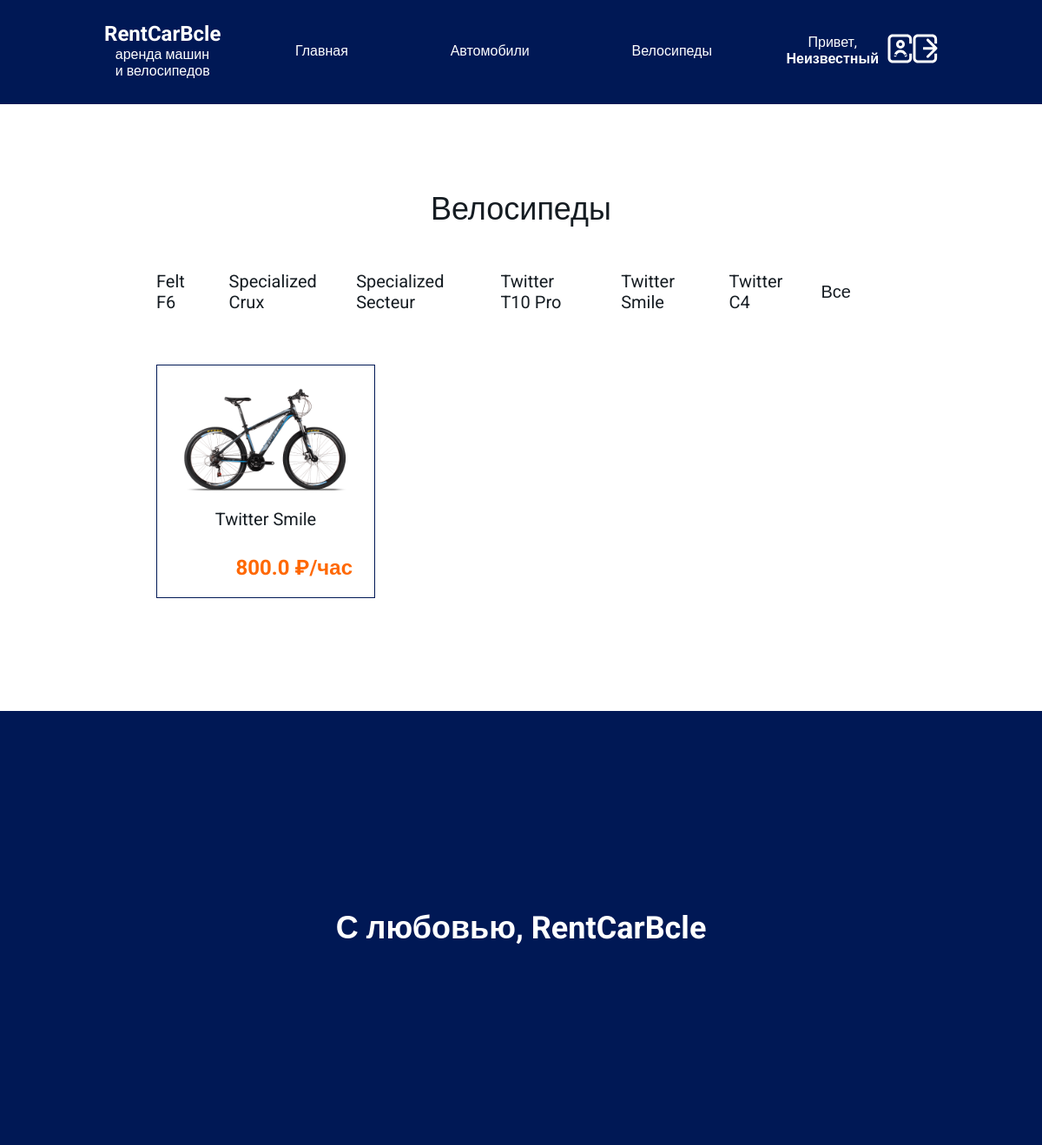
The page /bicycles/stamps/2/ on the database its author committed.
### Bicycles/models.py (models this page shows)
class Marks(models.Model):
    id = models.AutoField(primary_key=True)
    mark = models.CharField(max_length=20, db_index=True, verbose_name='Марка')
    model = models.CharField(max_length=20, db_index=True, verbose_name='Модель')
    def __str__(self):
        return self.mark + ' ' + self.model
    class Meta:
        verbose_name_plural = 'Марки и модели'
        verbose_name = 'Марка и модель'
        ordering = ['mark']

class Bsles(models.Model):
    id = models.AutoField(primary_key=True)
    stamp = models.ForeignKey('Marks', null=True, on_delete=models.PROTECT, verbose_name='Марка - Модель')
    type = models.ForeignKey('Type', null=True, on_delete=models.PROTECT, verbose_name='Тип')
    frame = models.ForeignKey('Frame', null=True, on_delete=models.PROTECT, verbose_name='Рама')
    wheels = models.ForeignKey('Wheels', null=True, on_delete=models.PROTECT, verbose_name='Колеса')
    description = models.TextField(null=True, blank=True, verbose_name='Описание')
    weight = models.FloatField(null=True, blank=True, verbose_name='Вес')
    price = models.FloatField(null=True, blank=True, verbose_name='Цена')
    reservation = models.BooleanField(null=False, blank=True, verbose_name='Резерв')
    image = models.ImageField(upload_to='images/', null=True)
    class Meta:
        verbose_name_plural = 'Велосипеды'
        verbose_name = 'Велосипед'
        ordering = ['stamp']

### Bicycles/views.py (the view)
# urls.py: path('stamps/<int:stamp_id>/', filter_by_stamp, name='filter_by_stamp'),
def filter_by_stamp(request, stamp_id):
    Bicycle = Bsles.objects.filter(stamp=stamp_id)
    stamps = Marks.objects.all()
    context = {'Bicycles': Bicycle, 'stamps': stamps}
    return render(request, 'Bicycles/by_stamps.html', context)

### Bicycles/templates/Bicycles/by_stamps.html
{% extends "layout/base.html" %}
{% load static %}
{% block style %}
    <link rel="stylesheet" href="{% static '/css/animate.css' %}">
{% endblock %}
{% block main %}
    <div class="products">
        <p class="products__title">Велосипеды</p>
        <div class="filters">
            <ul class="filter">
                {% for T in stamps %}
                    <li class="filter__item"><a href="{% url 'filter_by_stamp' T.pk %}"> {{ T.mark }} {{ T.model }}</a></li>
                {% endfor %}
                <li class="filter__item"><a href="{% url 'bicycles' %}"> Все </a></li>
            </ul>
        </div>
            <div class="products-cont">
                {% for bicycle in Bicycles%}
                    <div class="product wow fadeInUp">
                        {% if bicycle.image %}
                            <img src="{{bicycle.image.url}}" alt="{{bicycle.stamp}}" class="product__img">
                        {% endif %}
                        <p class="product__title">{{bicycle.stamp}}</p>
                        <p class="product__price">{{bicycle.price}} &#8381;/час</p>
                    </div>
                {% endfor %}
            </div>
    </div>
{% endblock %}

### static/css/style.css (style rules this page uses)
* { margin: 0; padding: 0; -webkit-box-sizing: border-box; box-sizing: border-box; font-family: 'Roboto', sans-serif; color: #151C22; }
ul { list-style: none; padding: 0; }
p { margin: 0; }
a { text-decoration: none; }
.main .products { padding: 100px 15%; display: -webkit-box; display: -ms-flexbox; display: flex; -webkit-box-orient: vertical; -webkit-box-direction: normal; -ms-flex-direction: column; flex-direction: column; -webkit-box-align: center; -ms-flex-align: center; align-items: center; }
.main .products__title { font-size: 36px; margin-bottom: 50px; }
.main .products .filters { display: -webkit-box; display: -ms-flexbox; display: flex; -webkit-box-orient: vertical; -webkit-box-direction: normal; -ms-flex-direction: column; flex-direction: column; -webkit-box-align: center; -ms-flex-align: center; align-items: center; width: 100%; margin-bottom: 30px; }
.main .products .filters .filter { display: -webkit-box; display: -ms-flexbox; display: flex; -webkit-box-align: center; -ms-flex-align: center; align-items: center; -webkit-box-pack: center; -ms-flex-pack: center; justify-content: center; width: 100%; margin-bottom: 30px; }
.main .products .filters .filter__item { margin-right: 40px; font-size: 20px; cursor: pointer; }
.main .products .filters .filter__item:last-child { margin-left: 0; }
.main .products-cont { width: 100%; display: -webkit-box; display: -ms-flexbox; display: flex; -webkit-box-pack: justify; -ms-flex-pack: justify; justify-content: space-between; -ms-flex-wrap: wrap; flex-wrap: wrap; }
.main .products-cont .product { width: 30%; background-color: #fff; display: -webkit-box; display: -ms-flexbox; display: flex; -webkit-box-orient: vertical; -webkit-box-direction: normal; -ms-flex-direction: column; flex-direction: column; -webkit-box-align: center; -ms-flex-align: center; align-items: center; -webkit-box-pack: justify; -ms-flex-pack: justify; justify-content: space-between; margin-bottom: 30px; border: 1px solid #001855; cursor: pointer; }
.main .products-cont .product__img { margin-top: 10%; width: 80%; height: 75%; margin-bottom: 10px; }
.main .products-cont .product__title { font-size: 20px; margin: 10px 10% 30px 10%; }
.main .products-cont .product__price { font-size: 24px; font-weight: bold; color: #FF6800; margin-bottom: 20px; margin-right: 10%; -ms-flex-item-align: end; align-self: flex-end; }

### rows shown on the page
Marks: mark "Felt", model "F6"
Marks: mark "Specialized", model "Crux"
Marks: mark "Specialized", model "Secteur"
Marks: mark "Twitter", model "T10 Pro"
Marks: mark "Twitter", model "Smile"
Marks: mark "Twitter", model "C4"
Bsles: image (picture), stamp "Twitter Smile", price "800.0"
